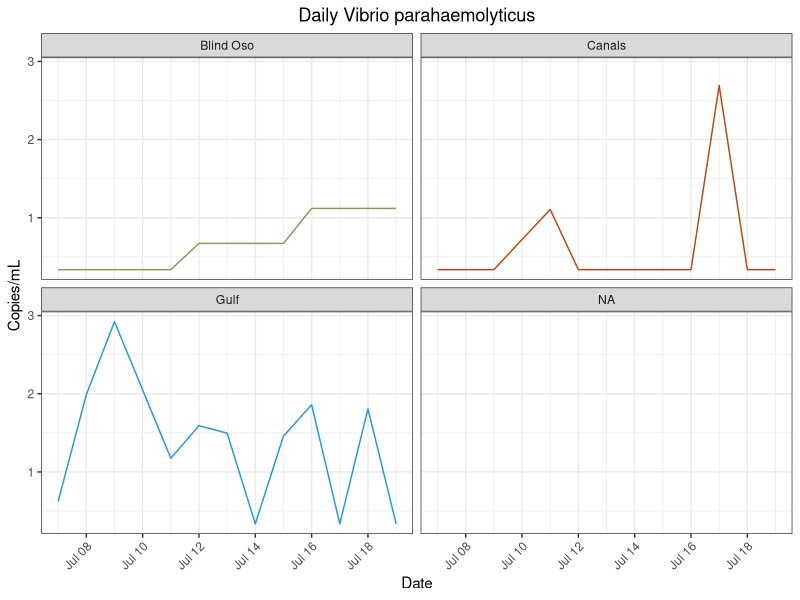
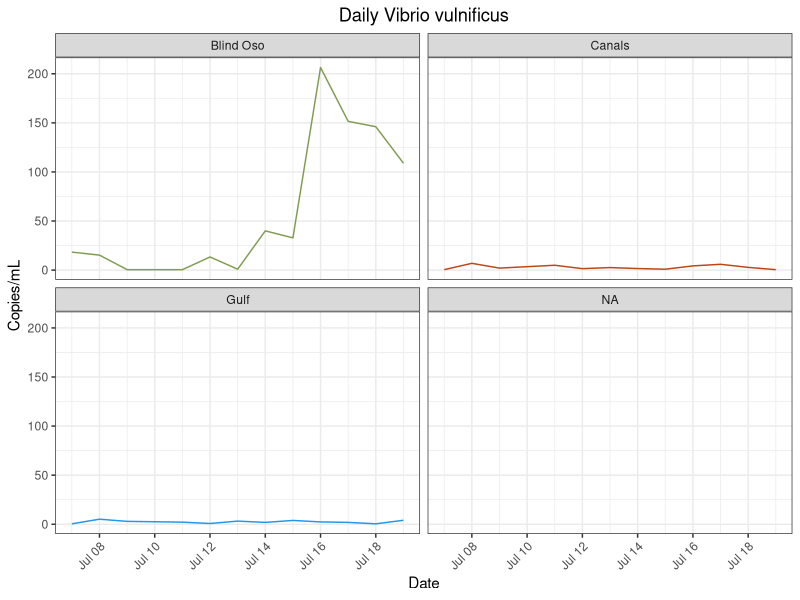
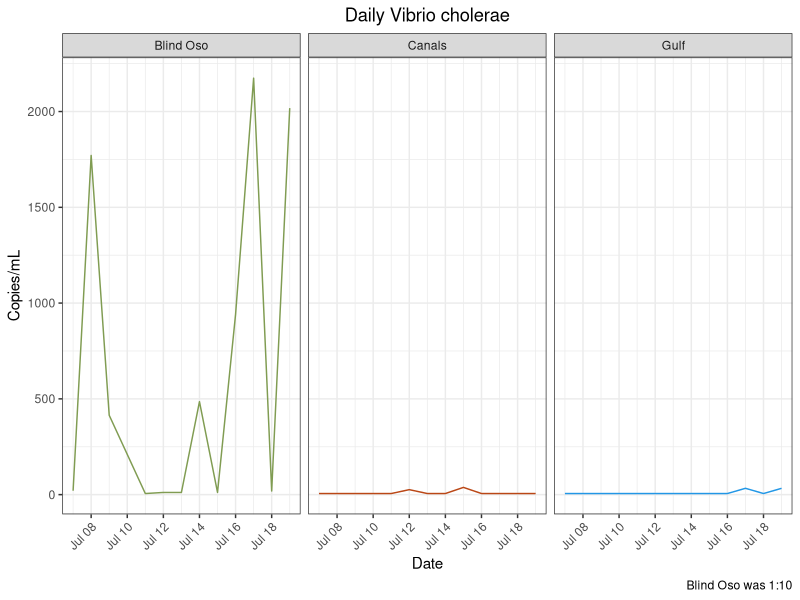
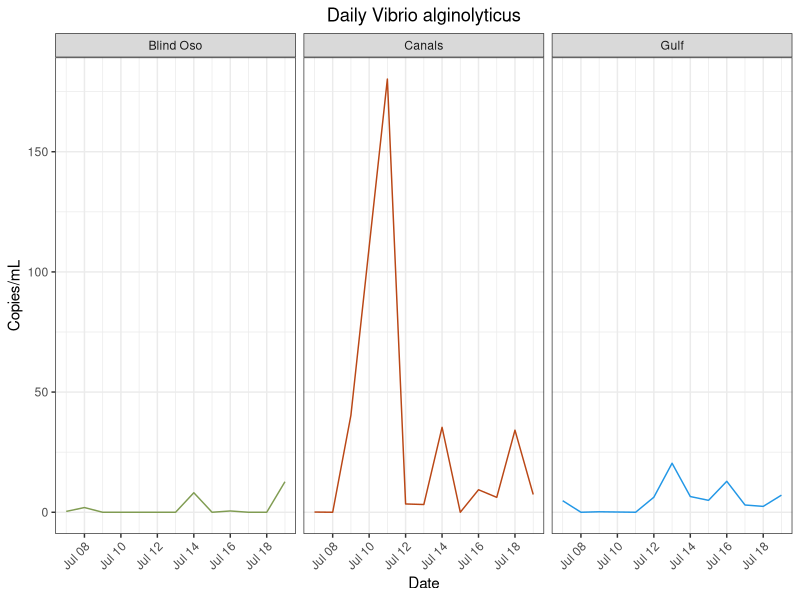
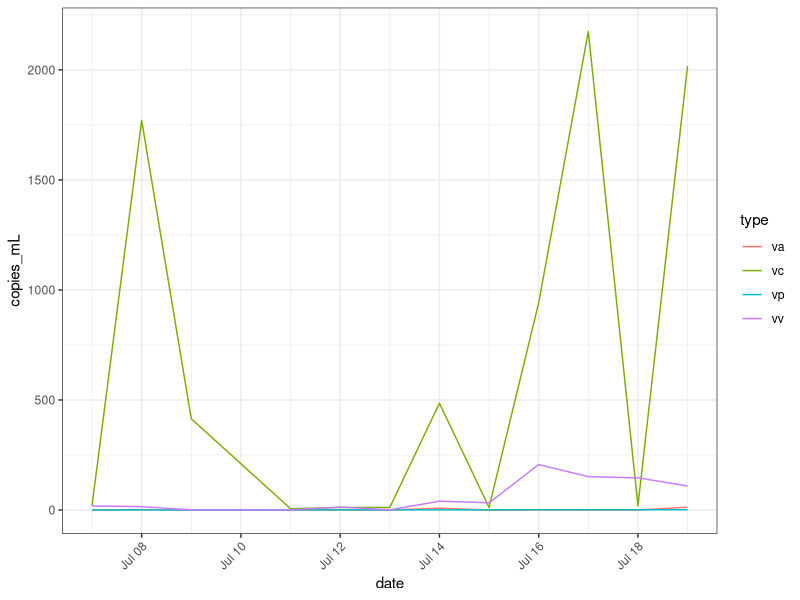
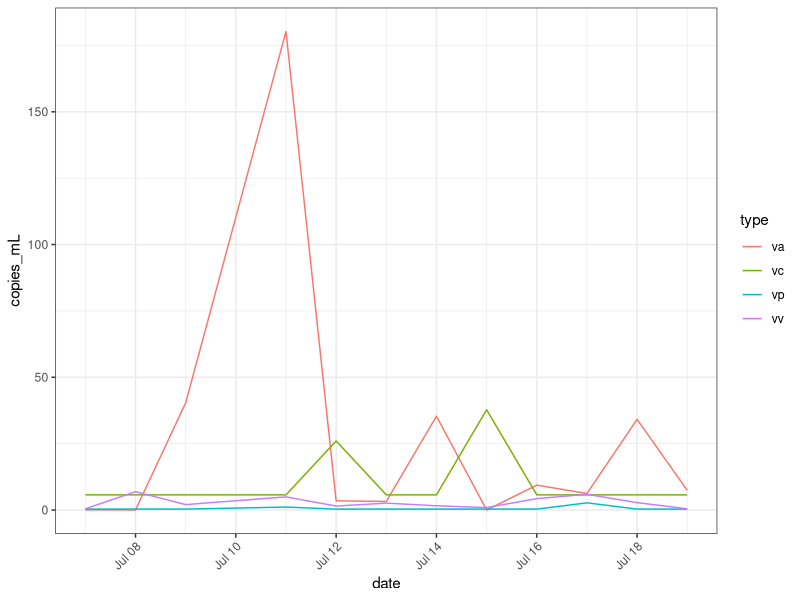
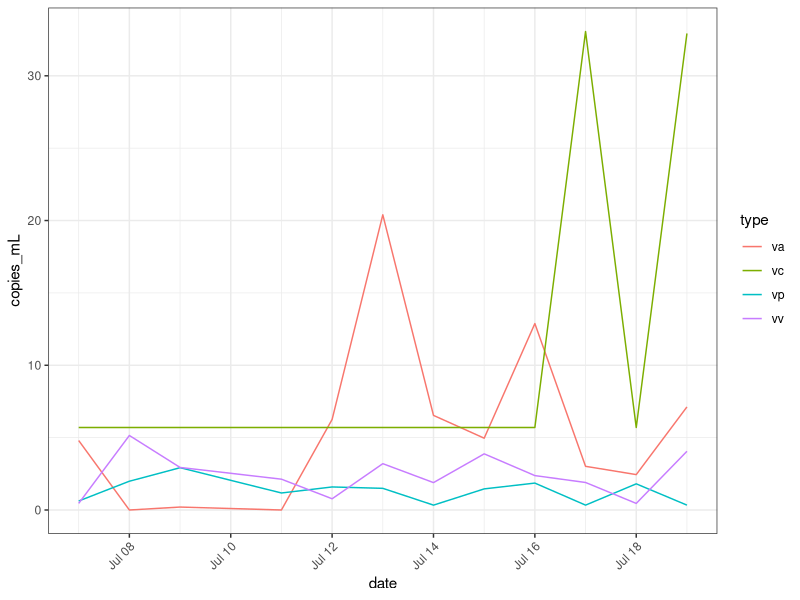
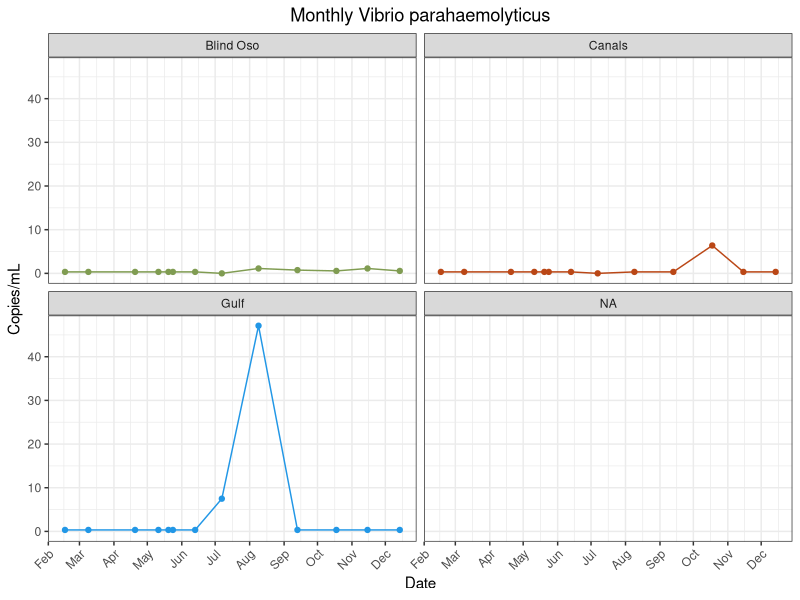

R code for these plots, in order:
## ---- chunk 1
library(here)
library(tidyverse)
library(lubridate)
## ---- chunk 2
vp<- read_csv(here("data", "processed_data","vp_clean_copies.csv"))
vp_m<- read_csv(here("data", "processed_data","vp_mon_clean_copies.csv")) 

vv<- read_csv(here("data", "processed_data","vv_clean_copies_redo.csv")) #Trial two is best. Other trials exist too. 
vv_m<- read_csv(here("data", "processed_data","vv_clean_copies_mon.csv"))

vc<- read_csv(here("data", "processed_data", "vc_clean_copies_daily.csv"))
vc_m<- read_csv(here("data", "processed_data", "vc_clean_copies_mon.csv"))

va<- read_csv(here("data", "processed_data", "va_clean_copies_daily.csv"))
va_m<-  read_csv(here("data", "processed_data", "va_clean_copies_monthly.csv"))
## ---- chunk 3
vv<- vv %>%
  mutate(site = recode(site, "BO" = "Blind Oso")) %>%
  mutate(site = recode(site, "C2" = "Canals")) %>%
  mutate(site = recode(site, "RD" = "Gulf"))

vp<- vp %>%
  mutate(site = recode(site, "BO" = "Blind Oso")) %>%
  mutate(site = recode(site, "C2" = "Canals")) %>%
  mutate(site = recode(site, "RD" = "Gulf"))

vc<- vc %>%
  mutate(site = recode(site, "BO" = "Blind Oso")) %>%
  mutate(site = recode(site, "C2" = "Canals")) %>%
  mutate(site = recode(site, "RD" = "Gulf"))

va<- va %>%
  mutate(site = recode(site, "BO" = "Blind Oso")) %>%
  mutate(site = recode(site, "C2" = "Canals")) %>%
  mutate(site = recode(site, "RD" = "Gulf"))
## ---- chunk 4
#Vp Mon
vp_m<- vp_m %>%
  select(!...1) 
jul_bo = data.frame(date = as.Date("2022-07-07"), copies_mL=0, site = "BO")
jul_c2 = data.frame(date = as.Date("2022-07-07"), copies_mL=0, site = "C2")
jul_rd = data.frame(date = as.Date("2022-07-07"), copies_mL=7.49310194, site = "RD")
vp_m = rbind(jul_bo, jul_c2, jul_rd, vp_m) %>%
  mutate(site = recode(site, "BO" = "Blind Oso")) %>%
  mutate(site = recode(site, "C2" = "Canals")) %>%
  mutate(site = recode(site, "RD" = "Gulf"))
                     

#Vv Mon
vv_m<- vv_m %>%
  select(!...1) 
jul_bo = data.frame(date = as.Date("2022-07-07"), copies_mL=0, site = "BO")
jul_c2 = data.frame(date = as.Date("2022-07-07"), copies_mL=0, site = "C2")
jul_rd = data.frame(date = as.Date("2022-07-07"), copies_mL=7.49310194, site = "RD")
vv_m = rbind(jul_bo, jul_c2, jul_rd, vv_m)%>%
  mutate(site = recode(site, "BO" = "Blind Oso")) %>%
  mutate(site = recode(site, "C2" = "Canals")) %>%
  mutate(site = recode(site, "RD" = "Gulf"))

vc_m<- vc_m %>%
  select(!...1) 
  jul_bo = data.frame(date = as.Date("2022-07-07"), copies_mL=263.208407, site = "BO")
  jul_c2 = data.frame(date = as.Date("2022-07-07"), copies_mL=0, site = "C2")
  jul_rd = data.frame(date = as.Date("2022-07-07"), copies_mL=0, site = "RD")
  vc_m = rbind(jul_bo, jul_c2, jul_rd, vc_m)%>%
    mutate(site = recode(site, "BO" = "Blind Oso")) %>%
    mutate(site = recode(site, "C2" = "Canals")) %>%
    mutate(site = recode(site, "RD" = "Gulf"))
  
 va_m<- va_m %>%
  select(!...1) 
  jul_bo = data.frame(date = as.Date("2022-07-07"), copies_mL=0, site = "BO")
  jul_c2 = data.frame(date = as.Date("2022-07-07"), copies_mL=5.494766, site = "C2")
  jul_rd = data.frame(date = as.Date("2022-07-07"), copies_mL=0, site = "RD")
  va_m = rbind(jul_bo, jul_c2, jul_rd, va_m)%>%
    mutate(site = recode(site, "BO" = "Blind Oso")) %>%
    mutate(site = recode(site, "C2" = "Canals")) %>%
    mutate(site = recode(site, "RD" = "Gulf")) 
## ---- chunk 5
vp %>%
  ggplot() + geom_line(
    aes(x = date,
        y = copies_mL,
        color = site))+ 
  facet_wrap(~site)  +
  labs(x = "Date",
       y = "Copies/mL",
       title = "Daily Vibrio parahaemolyticus")+
  theme_bw()+
  theme(
    plot.title = element_text(hjust = 0.5),
    axis.text.x = element_text(hjust = 1, angle = 45),
    legend.position = "none")+
  scale_color_manual(values = c("Blind Oso" = "#809C52",
                                "Canals" = "#ba4716",
                                "Gulf" = "4c848c"))
## ---- chunk 6
vv %>%
  #filter(!site %in% "Blind Oso") %>%
  ggplot() + geom_line(
    aes(x = date,
        y = copies_mL,
        color = site))+ 
  facet_wrap(~site)  +
  labs(x = "Date",
       y = "Copies/mL",
       title = "Daily Vibrio vulnificus")+
  theme_bw()+
  theme(
    plot.title = element_text(hjust = 0.5),
    axis.text.x = element_text(hjust = 1, angle = 45),
    legend.position = "none")+ 
  scale_color_manual(values = c("Blind Oso" = "#809C52",
                                "Canals" = "#ba4716",
                                "Gulf" = "4c848c"))
## ---- chunk 7
vc %>%
 #filter(!site %in% "Blind Oso") %>%
  ggplot() + geom_line(
    aes(x = date,
        y = copies_mL,
        color = site))+ 
  facet_wrap(~site)  +
  labs(x = "Date",
       y = "Copies/mL",
       title = "Daily Vibrio cholerae",
       caption = "Blind Oso was 1:10")+
  theme_bw()+
  theme(
    plot.title = element_text(hjust = 0.5),
    axis.text.x = element_text(hjust = 1, angle = 45),
    legend.position = "none")+ 
  scale_color_manual(values = c("Blind Oso" = "#809C52",
                                "Canals" = "#ba4716",
                                "Gulf" = "4c848c"))
## ---- chunk 8
va %>%
 #filter(!site %in% "Blind Oso") %>%
  ggplot() + geom_line(
    aes(x = date,
        y = copies_mL,
        color = site))+ 
  facet_wrap(~site)  +
  labs(x = "Date",
       y = "Copies/mL",
       title = "Daily Vibrio alginolyticus")+
  theme_bw()+
  theme(
    plot.title = element_text(hjust = 0.5),
    axis.text.x = element_text(hjust = 1, angle = 45),
    legend.position = "none")+ 
  scale_color_manual(values = c("Blind Oso" = "#809C52",
                                "Canals" = "#ba4716",
                                "Gulf" = "4c848c"))
## ---- chunk 9
#Make new columns with species 
type = "vc"
vc1<- cbind(vc, type)

type = "vv"
vv1<- cbind(vv, type)

type = "vp"
vp1<- cbind(vp, type)

type = "va"
va1<- cbind(va,type)

#Combine datasets
master<- rbind(vc1,vp1,vv1, va1)
## ---- chunk 10
master %>%
  filter(site %in% "Blind Oso")%>%
  ggplot() + geom_line(
    aes(
      x = date,
      y = copies_mL,
      color = type))+ 
  theme_bw()+
  theme(
    axis.text.x = element_text(hjust = 1, angle = 45))
## ---- chunk 11
master %>%
  filter(site %in% "Canals")%>%
  ggplot() + geom_line(
    aes(
      x = date,
      y = copies_mL,
      color = type))+ 
  theme_bw()+
  theme(
    axis.text.x = element_text(hjust = 1, angle = 45))
## ---- chunk 12
master %>%
  filter(site %in% "Gulf")%>%
  ggplot() + geom_line(
    aes(
      x = date,
      y = copies_mL,
      color = type))+ 
  theme_bw()+
  theme(
    axis.text.x = element_text(hjust = 1, angle = 45))
## ---- chunk 13
vp_m %>%
ggplot() + geom_line(
    aes(x = date,
        y = copies_mL,
        color = site))+ 
  geom_point(
     aes(x = date,
        y = copies_mL,
        color = site))+
  facet_wrap(~site)  +
  labs(x = "Date",
       y = "Copies/mL",
       title = "Monthly Vibrio parahaemolyticus")+
  theme_bw()+
  theme(
    plot.title = element_text(hjust = 0.5),
    axis.text.x = element_text(hjust = 1, angle = 45),
    legend.position = "none")+
  scale_color_manual(values = c("Blind Oso" = "#809C52",
                                "Canals" = "#ba4716",
                                "Gulf" = "4c848c"))+
  scale_x_date(date_breaks = "1 month", date_labels = "%b")
## ---- chunk 14
vv_m %>%
  filter(!site %in% c("E3", "NT")) %>%
 ggplot() + geom_line(
    aes(x = date,
        y = copies_mL,
        color = site))+ 
  geom_point(
     aes(x = date,
        y = copies_mL,
        color = site))+
  facet_wrap(~site)  +
  labs(x = "Date",
       y = "Copies/mL",
       title = "Monthly Vibrio vulnificus")+
  theme_bw()+
  theme(
    plot.title = element_text(hjust = 0.5),
    axis.text.x = element_text(hjust = 1, angle = 45),
    legend.position = "none")+
  scale_color_manual(values = c("Blind Oso" = "#809C52",
                                "Canals" = "#ba4716",
                                "Gulf" = "4c848c"))+
  scale_x_date(date_breaks = "1 month", date_labels = "%b")
## ---- chunk 15
vc_m %>%
  #filter(!site %in% "Blind Oso") %>%
 ggplot() + geom_line(
    aes(x = date,
        y = copies_mL,
        color = site))+ 
  geom_point(
     aes(x = date,
        y = copies_mL,
        color = site))+
  facet_wrap(~site)  +
  labs(x = "Date",
       y = "Copies/mL",
       title = "Monthly Vibrio cholerae")+
  theme_bw()+
  theme(
    plot.title = element_text(hjust = 0.5),
    axis.text.x = element_text(hjust = 1, angle = 45),
    legend.position = "none")+
  scale_color_manual(values = c("Blind Oso" = "#809C52",
                                "Canals" = "#ba4716",
                                "Gulf" = "4c848c"))+
  scale_x_date(date_breaks = "1 month", date_labels = "%b")
## ---- chunk 16
va_m %>%
  #filter(!site %in% "Blind Oso") %>%
 ggplot() + geom_line(
    aes(x = date,
        y = copies_mL,
        color = site))+ 
  geom_point(
     aes(x = date,
        y = copies_mL,
        color = site))+
  facet_wrap(~site)  +
  labs(x = "Date",
       y = "Copies/mL",
       title = "Monthly Vibrio alginolyticus")+
  theme_bw()+
  theme(
    plot.title = element_text(hjust = 0.5),
    axis.text.x = element_text(hjust = 1, angle = 45),
    legend.position = "none")+
  scale_color_manual(values = c("Blind Oso" = "#809C52",
                                "Canals" = "#ba4716",
                                "Gulf" = "4c848c"))+
  scale_x_date(date_breaks = "1 month", date_labels = "%b")
